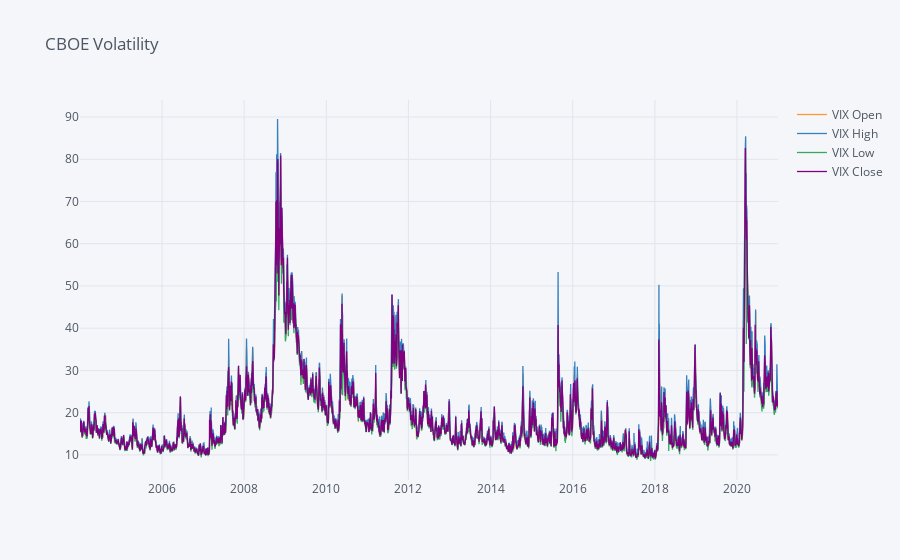

The notebook cell saved with this chart:
### Code cell
vix.iplot(kind='line', title='CBOE Volatility')

### Figure 1 — Plotly figure (JSON) as saved in the notebook; plotly's stock layout.template omitted (floating-point values rounded to 4 significant figures; data arrays with more than 128 entries replaced by an {"elided": "..."} marker saying what was removed)
{"data": [{"line": {"color": "rgba(255, 153, 51, 1.0)", "dash": "solid", "shape": "linear", "width": 1.3}, "mode": "lines", "name": "VIX Open", "text": "", "type": "scatter", "x": {"elided": "4280 str values"}, "y": {"elided": "4280 float values"}}, {"line": {"color": "rgba(55, 128, 191, 1.0)", "dash": "solid", "shape": "linear", "width": 1.3}, "mode": "lines", "name": "VIX High", "text": "", "type": "scatter", "x": {"elided": "4280 str values"}, "y": {"elided": "4280 float values"}}, {"line": {"color": "rgba(50, 171, 96, 1.0)", "dash": "solid", "shape": "linear", "width": 1.3}, "mode": "lines", "name": "VIX Low", "text": "", "type": "scatter", "x": {"elided": "4280 str values"}, "y": {"elided": "4280 float values"}}, {"line": {"color": "rgba(128, 0, 128, 1.0)", "dash": "solid", "shape": "linear", "width": 1.3}, "mode": "lines", "name": "VIX Close", "text": "", "type": "scatter", "x": {"elided": "4280 str values"}, "y": {"elided": "4280 float values"}}], "layout": {"legend": {"bgcolor": "#F5F6F9", "font": {"color": "#4D5663"}}, "paper_bgcolor": "#F5F6F9", "plot_bgcolor": "#F5F6F9", "title": {"font": {"color": "#4D5663"}, "text": "CBOE Volatility"}, "xaxis": {"gridcolor": "#E1E5ED", "showgrid": true, "tickfont": {"color": "#4D5663"}, "title": {"font": {"color": "#4D5663"}, "text": ""}, "zerolinecolor": "#E1E5ED"}, "yaxis": {"gridcolor": "#E1E5ED", "showgrid": true, "tickfont": {"color": "#4D5663"}, "title": {"font": {"color": "#4D5663"}, "text": ""}, "zerolinecolor": "#E1E5ED"}}}
